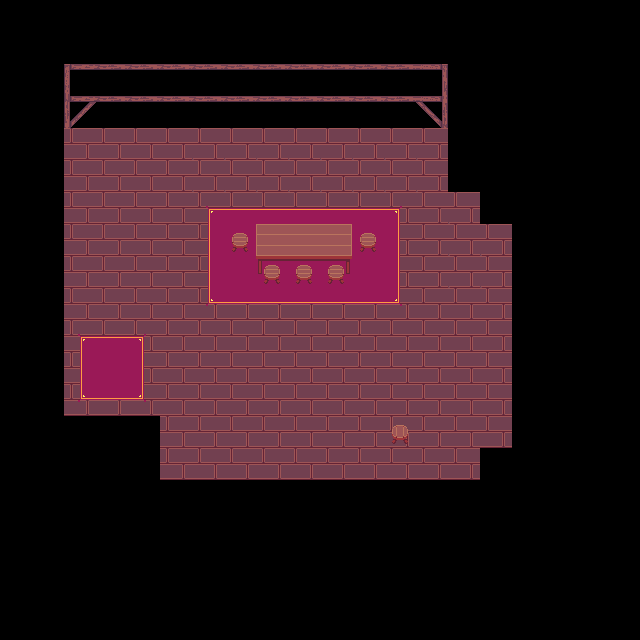

This is a level from a 2D game, rendered from its Tiled map with the project's own tilesets. A one-line summary and the map file follow, with tile-layer data summarised:
An orthogonal 20x20 tile map with 32x32 px tiles, 5 tile layers (Land, Path, Decor, Touchable, ...), 1 hidden layer not drawn, 4 tilesets and 6 objects (shop).

<map version="1.0" tiledversion="2018.01.01" orientation="orthogonal" renderorder="right-down" width="20" height="20" tilewidth="32" tileheight="32" infinite="0" nextobjectid="32">
 <tileset firstgid="1" name="Tileset_Interior Wood_Gnomenlied" tilewidth="32" tileheight="32" tilecount="255" columns="17">
  <image source="textures/Tileset_Interior Wood_Gnomenlied.png" width="544" height="480" />
 </tileset>
 <tileset firstgid="256" name="RPG Nature Tileset" tilewidth="32" tileheight="32" tilecount="180" columns="20">
  <image source="textures/RPG Nature Tileset.png" width="641" height="288" />
 </tileset>
 <tileset firstgid="436" name="RPG Nature Tileset" tilewidth="32" tileheight="32" tilecount="180" columns="20">
  <image source="textures/RPG Nature Tileset.png" width="641" height="288" />
 </tileset>
 <tileset firstgid="616" name="Beach Tileset" tilewidth="32" tileheight="32" tilecount="162" columns="18">
  <image source="textures/Beach Tileset.png" width="576" height="288" />
 </tileset>
 <layer name="Water" width="20" height="20" visible="0">
  <data>[400 cells, 400 non-empty, 2 distinct tile ids]</data>
 </layer>
 <layer name="Land" width="20" height="20">
  <data>[400 cells, 141 non-empty, 2 distinct tile ids]</data>
 </layer>
 <layer name="Path" width="20" height="20">
  <data>[400 cells, 38 non-empty, 10 distinct tile ids]</data>
 </layer>
 <objectgroup name="Sign" />
 <objectgroup name="NPC">
  <object id="5" gid="258" x="352" y="411" width="32" height="32">
   <properties>
    <property name="Message" value="congration! you done it!!" />
   </properties>
  </object>
  <object id="8" gid="630" x="93" y="377" width="32" height="32">
   <properties>
    <property name="Message" value="WE HATE [ATTS]!!!" />
   </properties>
  </object>
  <object id="11" name="the dealer" type="shop" gid="630" x="383.5" y="433.5" width="32" height="32">
   <properties>
    <property name="Message" value="[[&quot;catnip blunt&quot;,12,zaza],['catnip edible',727,cookie]]" />
   </properties>
  </object>
 </objectgroup>
 <layer name="Decor" width="20" height="20">
  <data>[400 cells, 3 non-empty, 3 distinct tile ids]</data>
 </layer>
 <layer name="Touchable" width="20" height="20">
  <data>[400 cells, 14 non-empty, 5 distinct tile ids]</data>
 </layer>
 <layer name="Behind" width="20" height="20">
  <data>[400 cells, 24 non-empty, 5 distinct tile ids]</data>
 </layer>
 <objectgroup name="Leave" />
 <objectgroup name="Start">
  <object id="1" gid="19" x="112" y="184.667" width="32" height="32" />
 </objectgroup>
 <objectgroup name="House" />
 <objectgroup name="Enemy" />
 <objectgroup name="Doors">
  <object id="30" gid="175" x="128.584" y="223.708" width="32" height="32">
   <properties>
    <property name="goto" value="shop.tmx" />
   </properties>
  </object>
  <object id="31" gid="175" x="96.3179" y="223.864" width="32" height="32">
   <properties>
    <property name="goto" value="shop.tmx" />
   </properties>
  </object>
 </objectgroup>
</map>
